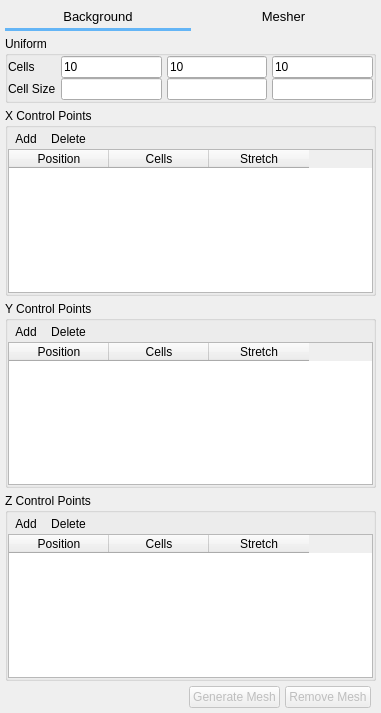
<?xml version="1.0" encoding="UTF-8"?>
<ui version="4.0">
 <class>mesh</class>
 <widget class="QWidget" name="mesh">
  <property name="geometry">
   <rect>
    <x>0</x>
    <y>0</y>
    <width>381</width>
    <height>713</height>
   </rect>
  </property>
  <layout class="QGridLayout" name="gridLayout">
   <property name="margin">
    <number>5</number>
   </property>
   <property name="spacing">
    <number>5</number>
   </property>
   <item row="3" column="4">
    <spacer name="verticalSpacer_41">
     <property name="orientation">
      <enum>Qt::Vertical</enum>
     </property>
     <property name="sizeType">
      <enum>QSizePolicy::Maximum</enum>
     </property>
     <property name="sizeHint" stdset="0">
      <size>
       <width>20</width>
       <height>10</height>
      </size>
     </property>
    </spacer>
   </item>
   <item row="5" column="0">
    <spacer name="horizontalSpacer_12">
     <property name="orientation">
      <enum>Qt::Horizontal</enum>
     </property>
     <property name="sizeHint" stdset="0">
      <size>
       <width>40</width>
       <height>20</height>
      </size>
     </property>
    </spacer>
   </item>
   <item row="5" column="4">
    <widget class="QPushButton" name="pushbutton_remove_mesh">
     <property name="enabled">
      <bool>false</bool>
     </property>
     <property name="text">
      <string>Remove Mesh</string>
     </property>
    </widget>
   </item>
   <item row="5" column="3">
    <widget class="QPushButton" name="pushbutton_generate_mesh">
     <property name="enabled">
      <bool>false</bool>
     </property>
     <property name="text">
      <string>Generate Mesh</string>
     </property>
    </widget>
   </item>
   <item row="4" column="0" colspan="6">
    <widget class="QStackedWidget" name="stackedwidget_mesh">
     <property name="currentIndex">
      <number>0</number>
     </property>
     <widget class="QWidget" name="background">
      <layout class="QGridLayout" name="gridLayout_3">
       <property name="margin">
        <number>0</number>
       </property>
       <property name="spacing">
        <number>5</number>
       </property>
       <item row="0" column="0">
        <widget class="QGroupBox" name="groupBox">
         <property name="title">
          <string>Uniform</string>
         </property>
         <property name="flat">
          <bool>true</bool>
         </property>
         <layout class="QGridLayout" name="gridLayout_2">
          <property name="horizontalSpacing">
           <number>5</number>
          </property>
          <property name="verticalSpacing">
           <number>0</number>
          </property>
          <property name="margin">
           <number>0</number>
          </property>
          <item row="0" column="0">
           <widget class="QLabel" name="label_4">
            <property name="text">
             <string>Cells</string>
            </property>
           </widget>
          </item>
          <item row="0" column="1">
           <widget class="LineEdit" name="lineedit_keyword_imax">
            <property name="text">
             <string>10</string>
            </property>
           </widget>
          </item>
          <item row="0" column="2">
           <widget class="LineEdit" name="lineedit_keyword_jmax">
            <property name="text">
             <string>10</string>
            </property>
           </widget>
          </item>
          <item row="0" column="3">
           <widget class="LineEdit" name="lineedit_keyword_kmax">
            <property name="text">
             <string>10</string>
            </property>
           </widget>
          </item>
          <item row="1" column="0">
           <widget class="QLabel" name="label_5">
            <property name="text">
             <string>Cell Size</string>
            </property>
           </widget>
          </item>
          <item row="1" column="1">
           <widget class="QLineEdit" name="lineedit_mesh_cells_size_x">
            <property name="readOnly">
             <bool>true</bool>
            </property>
           </widget>
          </item>
          <item row="1" column="2">
           <widget class="QLineEdit" name="lineedit_mesh_cells_size_y">
            <property name="readOnly">
             <bool>true</bool>
            </property>
           </widget>
          </item>
          <item row="1" column="3">
           <widget class="QLineEdit" name="lineedit_mesh_cells_size_z">
            <property name="readOnly">
             <bool>true</bool>
            </property>
           </widget>
          </item>
         </layout>
        </widget>
       </item>
       <item row="1" column="0">
        <spacer name="verticalSpacer_8">
         <property name="orientation">
          <enum>Qt::Vertical</enum>
         </property>
         <property name="sizeType">
          <enum>QSizePolicy::Maximum</enum>
         </property>
         <property name="sizeHint" stdset="0">
          <size>
           <width>20</width>
           <height>40</height>
          </size>
         </property>
        </spacer>
       </item>
       <item row="2" column="0">
        <widget class="QGroupBox" name="groupBox_2">
         <property name="title">
          <string>X Control Points</string>
         </property>
         <property name="flat">
          <bool>true</bool>
         </property>
         <layout class="QGridLayout" name="gridLayout_49">
          <property name="horizontalSpacing">
           <number>5</number>
          </property>
          <property name="verticalSpacing">
           <number>0</number>
          </property>
          <property name="margin">
           <number>0</number>
          </property>
          <item row="1" column="0">
           <widget class="Table" name="table_mesh_control_points_x">
            <property name="frameShape">
             <enum>QFrame::StyledPanel</enum>
            </property>
            <property name="frameShadow">
             <enum>QFrame::Plain</enum>
            </property>
            <column>
             <property name="text">
              <string>Position</string>
             </property>
            </column>
            <column>
             <property name="text">
              <string>Cells</string>
             </property>
            </column>
            <column>
             <property name="text">
              <string>Stretch</string>
             </property>
            </column>
           </widget>
          </item>
          <item row="0" column="0">
           <widget class="QFrame" name="frame_2">
            <property name="frameShape">
             <enum>QFrame::NoFrame</enum>
            </property>
            <property name="frameShadow">
             <enum>QFrame::Plain</enum>
            </property>
            <layout class="QHBoxLayout" name="horizontalLayout_27">
             <property name="spacing">
              <number>0</number>
             </property>
             <property name="margin">
              <number>0</number>
             </property>
             <item>
              <widget class="QToolButton" name="toolbutton_mesh_add_x">
               <property name="text">
                <string>Add</string>
               </property>
               <property name="autoRaise">
                <bool>true</bool>
               </property>
              </widget>
             </item>
             <item>
              <widget class="QToolButton" name="toolbutton_mesh_remove_x">
               <property name="text">
                <string>Delete</string>
               </property>
               <property name="autoRaise">
                <bool>true</bool>
               </property>
              </widget>
             </item>
             <item>
              <spacer name="horizontalSpacer_9">
               <property name="orientation">
                <enum>Qt::Horizontal</enum>
               </property>
               <property name="sizeHint" stdset="0">
                <size>
                 <width>40</width>
                 <height>20</height>
                </size>
               </property>
              </spacer>
             </item>
            </layout>
           </widget>
          </item>
         </layout>
        </widget>
       </item>
       <item row="3" column="0">
        <widget class="QGroupBox" name="groupBox_3">
         <property name="title">
          <string>Y Control Points</string>
         </property>
         <property name="flat">
          <bool>true</bool>
         </property>
         <layout class="QGridLayout" name="gridLayout_50">
          <property name="margin">
           <number>0</number>
          </property>
          <property name="spacing">
           <number>0</number>
          </property>
          <item row="1" column="0">
           <widget class="Table" name="table_mesh_control_points_y">
            <property name="frameShape">
             <enum>QFrame::StyledPanel</enum>
            </property>
            <property name="frameShadow">
             <enum>QFrame::Plain</enum>
            </property>
            <column>
             <property name="text">
              <string>Position</string>
             </property>
            </column>
            <column>
             <property name="text">
              <string>Cells</string>
             </property>
            </column>
            <column>
             <property name="text">
              <string>Stretch</string>
             </property>
            </column>
           </widget>
          </item>
          <item row="0" column="0">
           <widget class="QFrame" name="frame_4">
            <property name="frameShape">
             <enum>QFrame::NoFrame</enum>
            </property>
            <property name="frameShadow">
             <enum>QFrame::Plain</enum>
            </property>
            <layout class="QHBoxLayout" name="horizontalLayout_23">
             <property name="spacing">
              <number>0</number>
             </property>
             <property name="margin">
              <number>0</number>
             </property>
             <item>
              <widget class="QToolButton" name="toolbutton_mesh_add_y">
               <property name="text">
                <string>Add</string>
               </property>
               <property name="autoRaise">
                <bool>true</bool>
               </property>
              </widget>
             </item>
             <item>
              <widget class="QToolButton" name="toolbutton_mesh_remove_y">
               <property name="text">
                <string>Delete</string>
               </property>
               <property name="autoRaise">
                <bool>true</bool>
               </property>
              </widget>
             </item>
             <item>
              <spacer name="horizontalSpacer_10">
               <property name="orientation">
                <enum>Qt::Horizontal</enum>
               </property>
               <property name="sizeHint" stdset="0">
                <size>
                 <width>40</width>
                 <height>20</height>
                </size>
               </property>
              </spacer>
             </item>
            </layout>
           </widget>
          </item>
         </layout>
        </widget>
       </item>
       <item row="4" column="0">
        <widget class="QGroupBox" name="groupBox_4">
         <property name="title">
          <string>Z Control Points</string>
         </property>
         <property name="flat">
          <bool>true</bool>
         </property>
         <layout class="QGridLayout" name="gridLayout_51">
          <property name="margin">
           <number>0</number>
          </property>
          <property name="spacing">
           <number>0</number>
          </property>
          <item row="1" column="0">
           <widget class="Table" name="table_mesh_control_points_z">
            <property name="frameShape">
             <enum>QFrame::StyledPanel</enum>
            </property>
            <property name="frameShadow">
             <enum>QFrame::Plain</enum>
            </property>
            <column>
             <property name="text">
              <string>Position</string>
             </property>
            </column>
            <column>
             <property name="text">
              <string>Cells</string>
             </property>
            </column>
            <column>
             <property name="text">
              <string>Stretch</string>
             </property>
            </column>
           </widget>
          </item>
          <item row="0" column="0">
           <widget class="QFrame" name="frame_33">
            <property name="frameShape">
             <enum>QFrame::NoFrame</enum>
            </property>
            <property name="frameShadow">
             <enum>QFrame::Plain</enum>
            </property>
            <layout class="QHBoxLayout" name="horizontalLayout_3">
             <property name="spacing">
              <number>0</number>
             </property>
             <property name="margin">
              <number>0</number>
             </property>
             <item>
              <widget class="QToolButton" name="toolbutton_mesh_add_z">
               <property name="text">
                <string>Add</string>
               </property>
               <property name="autoRaise">
                <bool>true</bool>
               </property>
              </widget>
             </item>
             <item>
              <widget class="QToolButton" name="toolbutton_mesh_remove_z">
               <property name="text">
                <string>Delete</string>
               </property>
               <property name="autoRaise">
                <bool>true</bool>
               </property>
              </widget>
             </item>
             <item>
              <spacer name="horizontalSpacer_11">
               <property name="orientation">
                <enum>Qt::Horizontal</enum>
               </property>
               <property name="sizeHint" stdset="0">
                <size>
                 <width>40</width>
                 <height>20</height>
                </size>
               </property>
              </spacer>
             </item>
            </layout>
           </widget>
          </item>
         </layout>
        </widget>
       </item>
      </layout>
     </widget>
     <widget class="QWidget" name="mesher">
      <layout class="QGridLayout" name="gridLayout_35">
       <property name="margin">
        <number>0</number>
       </property>
       <property name="spacing">
        <number>5</number>
       </property>
       <item row="0" column="0">
        <widget class="QLabel" name="label_127">
         <property name="text">
          <string>Mesher:</string>
         </property>
         <property name="alignment">
          <set>Qt::AlignRight|Qt::AlignTrailing|Qt::AlignVCenter</set>
         </property>
        </widget>
       </item>
       <item row="2" column="0" colspan="3">
        <widget class="QGroupBox" name="groupBox_5">
         <property name="title">
          <string>Options</string>
         </property>
         <property name="flat">
          <bool>true</bool>
         </property>
         <layout class="QGridLayout" name="gridLayout_55">
          <property name="margin">
           <number>0</number>
          </property>
          <property name="spacing">
           <number>0</number>
          </property>
          <item row="1" column="0">
           <widget class="QStackedWidget" name="stackedwidget_mesher_options">
            <property name="currentIndex">
             <number>0</number>
            </property>
            <widget class="QWidget" name="cutcell">
             <layout class="QGridLayout" name="gridLayout_4">
              <item row="8" column="0">
               <widget class="QLabel" name="label_10">
                <property name="text">
                 <string>Facet angle tolerance</string>
                </property>
               </widget>
              </item>
              <item row="7" column="1">
               <widget class="LineEdit" name="lineedit_keyword_tol_stl"/>
              </item>
              <item row="5" column="1">
               <widget class="LineEdit" name="lineedit_keyword_fac_dim_max_cut_cell"/>
              </item>
              <item row="4" column="0">
               <widget class="QLabel" name="label_7">
                <property name="text">
                 <string>Snap tolerance</string>
                </property>
               </widget>
              </item>
              <item row="7" column="0">
               <widget class="QLabel" name="label_9">
                <property name="text">
                 <string>Intersection tolerance</string>
                </property>
               </widget>
              </item>
              <item row="6" column="1">
               <widget class="LineEdit" name="lineedit_keyword_itermax_int"/>
              </item>
              <item row="2" column="1">
               <widget class="LineEdit" name="lineedit_keyword_tol_small_area"/>
              </item>
              <item row="2" column="0">
               <widget class="QLabel" name="label_6">
                <property name="text">
                 <string>Small area tolerance</string>
                </property>
               </widget>
              </item>
              <item row="4" column="1">
               <widget class="LineEdit" name="lineedit_keyword_tol_snap"/>
              </item>
              <item row="1" column="1">
               <widget class="LineEdit" name="lineedit_keyword_tol_small_cell"/>
              </item>
              <item row="5" column="0">
               <widget class="QLabel" name="label">
                <property name="text">
                 <string>Allocation Factor</string>
                </property>
               </widget>
              </item>
              <item row="1" column="0">
               <widget class="QLabel" name="label_2">
                <property name="text">
                 <string>Small cell tolerance</string>
                </property>
               </widget>
              </item>
              <item row="6" column="0">
               <widget class="QLabel" name="label_8">
                <property name="text">
                 <string>Maximum iterations</string>
                </property>
               </widget>
              </item>
              <item row="8" column="1">
               <widget class="LineEdit" name="lineedit_keyword_stl_small_angle"/>
              </item>
              <item row="3" column="1">
               <widget class="LineEdit" name="lineedit_keyword_tol_merge"/>
              </item>
              <item row="3" column="0">
               <widget class="QLabel" name="label_3">
                <property name="text">
                 <string>Merge tolerance</string>
                </property>
               </widget>
              </item>
              <item row="10" column="0">
               <widget class="QLabel" name="label_12">
                <property name="text">
                 <string>Max facets per cell</string>
                </property>
               </widget>
              </item>
              <item row="9" column="0">
               <widget class="QLabel" name="label_11">
                <property name="text">
                 <string>Dot product tolerance</string>
                </property>
               </widget>
              </item>
              <item row="9" column="1">
               <widget class="LineEdit" name="lineedit_keyword_tol_stl_dp"/>
              </item>
              <item row="10" column="1">
               <widget class="LineEdit" name="lineedit_keyword_dim_facets_per_cell"/>
              </item>
              <item row="0" column="0" colspan="2">
               <widget class="CheckBox" name="checkbox_keyword_out_stl_value">
                <property name="text">
                 <string>Internal Flow</string>
                </property>
                <property name="checked">
                 <bool>true</bool>
                </property>
               </widget>
              </item>
             </layout>
            </widget>
            <widget class="QWidget" name="vtkTableBasedClipDataSet">
             <layout class="QGridLayout" name="gridLayout_56">
              <property name="topMargin">
               <number>0</number>
              </property>
              <property name="rightMargin">
               <number>0</number>
              </property>
              <property name="bottomMargin">
               <number>0</number>
              </property>
              <property name="horizontalSpacing">
               <number>5</number>
              </property>
              <item row="1" column="0">
               <widget class="QLabel" name="label_164">
                <property name="text">
                 <string>merge tolerance</string>
                </property>
               </widget>
              </item>
              <item row="2" column="0">
               <spacer name="verticalSpacer_42">
                <property name="orientation">
                 <enum>Qt::Vertical</enum>
                </property>
                <property name="sizeHint" stdset="0">
                 <size>
                  <width>20</width>
                  <height>40</height>
                 </size>
                </property>
               </spacer>
              </item>
              <item row="1" column="1">
               <widget class="QLineEdit" name="lineedit_vtk_mesh_merge">
                <property name="text">
                 <string>0.01</string>
                </property>
               </widget>
              </item>
              <item row="0" column="1">
               <widget class="QCheckBox" name="checkbox_mesh_inside">
                <property name="text">
                 <string>mesh inside</string>
                </property>
                <property name="checked">
                 <bool>true</bool>
                </property>
                <property name="tristate">
                 <bool>false</bool>
                </property>
               </widget>
              </item>
             </layout>
            </widget>
            <widget class="QWidget" name="vtkThreshold">
             <layout class="QGridLayout" name="gridLayout_58">
              <property name="topMargin">
               <number>0</number>
              </property>
              <property name="rightMargin">
               <number>0</number>
              </property>
              <property name="bottomMargin">
               <number>0</number>
              </property>
              <property name="spacing">
               <number>5</number>
              </property>
              <item row="1" column="0">
               <widget class="QCheckBox" name="checkbox_threshold_interface">
                <property name="text">
                 <string>Include interface cells</string>
                </property>
               </widget>
              </item>
              <item row="0" column="0">
               <widget class="QCheckBox" name="checkbox_threshold_inside">
                <property name="text">
                 <string>Mesh Inside</string>
                </property>
                <property name="checked">
                 <bool>true</bool>
                </property>
               </widget>
              </item>
              <item row="2" column="0">
               <spacer name="verticalSpacer_43">
                <property name="orientation">
                 <enum>Qt::Vertical</enum>
                </property>
                <property name="sizeHint" stdset="0">
                 <size>
                  <width>20</width>
                  <height>40</height>
                 </size>
                </property>
               </spacer>
              </item>
             </layout>
            </widget>
           </widget>
          </item>
         </layout>
        </widget>
       </item>
       <item row="3" column="0" colspan="3">
        <widget class="QGroupBox" name="groupBox_13">
         <property name="title">
          <string>Mesh Statistics</string>
         </property>
         <property name="flat">
          <bool>true</bool>
         </property>
         <layout class="QGridLayout" name="gridLayout_57">
          <item row="0" column="0">
           <widget class="QLabel" name="label_165">
            <property name="text">
             <string>Total Cells</string>
            </property>
           </widget>
          </item>
          <item row="0" column="1">
           <widget class="QLineEdit" name="lineedit_mesh_cells">
            <property name="readOnly">
             <bool>true</bool>
            </property>
           </widget>
          </item>
          <item row="1" column="0">
           <widget class="QLabel" name="label_166">
            <property name="text">
             <string>Cell Types</string>
            </property>
           </widget>
          </item>
          <item row="1" column="1">
           <widget class="QPlainTextEdit" name="plaintextedit_mesh_cell_types">
            <property name="readOnly">
             <bool>true</bool>
            </property>
           </widget>
          </item>
         </layout>
        </widget>
       </item>
       <item row="4" column="1">
        <spacer name="verticalSpacer_40">
         <property name="orientation">
          <enum>Qt::Vertical</enum>
         </property>
         <property name="sizeHint" stdset="0">
          <size>
           <width>20</width>
           <height>40</height>
          </size>
         </property>
        </spacer>
       </item>
       <item row="0" column="1" colspan="2">
        <widget class="QComboBox" name="combobox_mesher">
         <item>
          <property name="text">
           <string>cutcell</string>
          </property>
         </item>
         <item>
          <property name="text">
           <string>vtkTableBasedClipDataSet</string>
          </property>
         </item>
         <item>
          <property name="text">
           <string>vtkThreshold</string>
          </property>
         </item>
        </widget>
       </item>
      </layout>
     </widget>
     <widget class="QWidget" name="page_4">
      <layout class="QGridLayout" name="gridLayout_36"/>
     </widget>
    </widget>
   </item>
   <item row="1" column="0" colspan="6">
    <widget class="QFrame" name="frame">
     <property name="font">
      <font>
       <pointsize>10</pointsize>
      </font>
     </property>
     <property name="styleSheet">
      <string notr="true">QPushButton:hover {
    color:#64B5F6;;
    background-color: transparent;
}

QPushButton:pressed {
    color: #64B5F6;
    background-color: transparent;
}

QPushButton:checked {
    color:#64B5F6;
    background-color: transparent;
}

</string>
     </property>
     <property name="frameShape">
      <enum>QFrame::NoFrame</enum>
     </property>
     <property name="frameShadow">
      <enum>QFrame::Plain</enum>
     </property>
     <layout class="QGridLayout" name="gridlayout_mesh_tab_btns">
      <property name="margin">
       <number>0</number>
      </property>
      <property name="spacing">
       <number>0</number>
      </property>
      <item row="0" column="0">
       <widget class="QPushButton" name="pushbutton_mesh_uniform">
        <property name="font">
         <font>
          <pointsize>10</pointsize>
         </font>
        </property>
        <property name="text">
         <string>Background</string>
        </property>
        <property name="checkable">
         <bool>false</bool>
        </property>
        <property name="checked">
         <bool>false</bool>
        </property>
        <property name="flat">
         <bool>true</bool>
        </property>
       </widget>
      </item>
      <item row="0" column="1">
       <widget class="QPushButton" name="pushbutton_mesh_mesher">
        <property name="font">
         <font>
          <pointsize>10</pointsize>
         </font>
        </property>
        <property name="text">
         <string>Mesher</string>
        </property>
        <property name="checkable">
         <bool>false</bool>
        </property>
        <property name="flat">
         <bool>true</bool>
        </property>
       </widget>
      </item>
      <item row="1" column="0">
       <widget class="Line" name="line_mesh">
        <property name="styleSheet">
         <string notr="true">QWidget{
  background-color: #64B5F6;
  border-color: #64B5F6;
}</string>
        </property>
        <property name="frameShadow">
         <enum>QFrame::Raised</enum>
        </property>
        <property name="lineWidth">
         <number>0</number>
        </property>
        <property name="orientation">
         <enum>Qt::Horizontal</enum>
        </property>
       </widget>
      </item>
     </layout>
    </widget>
   </item>
  </layout>
 </widget>
 <customwidgets>
  <customwidget>
   <class>LineEdit</class>
   <extends>QLineEdit</extends>
   <header>mfixgui.widgets.base</header>
  </customwidget>
  <customwidget>
   <class>CheckBox</class>
   <extends>QCheckBox</extends>
   <header>mfixgui.widgets.base</header>
  </customwidget>
  <customwidget>
   <class>Table</class>
   <extends>QTableWidget</extends>
   <header>mfixgui.widgets.base</header>
  </customwidget>
 </customwidgets>
 <tabstops>
  <tabstop>pushbutton_mesh_uniform</tabstop>
  <tabstop>pushbutton_mesh_mesher</tabstop>
  <tabstop>combobox_mesher</tabstop>
  <tabstop>checkbox_mesh_inside</tabstop>
  <tabstop>lineedit_vtk_mesh_merge</tabstop>
  <tabstop>checkbox_threshold_inside</tabstop>
  <tabstop>checkbox_threshold_interface</tabstop>
  <tabstop>lineedit_mesh_cells</tabstop>
  <tabstop>plaintextedit_mesh_cell_types</tabstop>
 </tabstops>
 <resources/>
 <connections/>
</ui>
